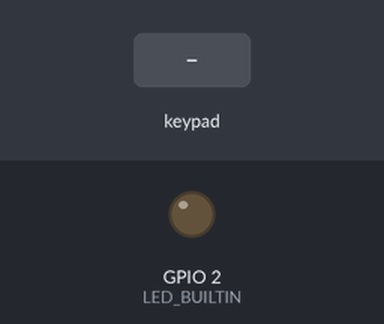
Simulated run of this sketch. Board: ESP32. Parts: output pins drawn as LEDs (lit = HIGH). The inputs (shaded band) are chosen by the test bench. What the sketch prints to the serial monitor is not drawn.

Above: at 1.2 s.
1.3 s: keypad keys 0 0 0 0 pressed 0.4 s apart
4.4 s: key 'A' pressed
5.9 s: key 'B' pressed
7.4 s: keypad keys 0 0 0 0 # pressed 0.4 s apart
10.9 s: key 'C' pressed
12.4 s: keypad keys 0 0 0 0 * pressed 0.4 s apart
Timing chart, 0 to 15.4 s (numbered marks = the images above; inputs shaded):
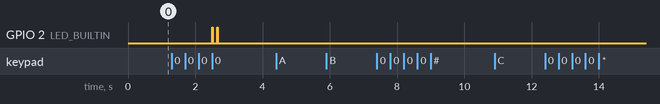

The sketch:

lock.ino
```cpp
#include "Adafruit_Keypad.h"

const byte ROWS = 4; // 列數(橫的)
const byte COLS = 4; // 行數(直的)
//鍵盤上每一個按鍵的名稱
char keys[ROWS][COLS] = {
  {'1','2','3','A'},
  {'4','5','6','B'},
  {'7','8','9','C'},
  {'*','0','#','D'}
};
byte rowPins[ROWS] = {32, 33, 25, 26}; //定義列的腳位
byte colPins[COLS] = {27, 14, 12, 13}; //定義行的腳位

//初始化鍵盤
Adafruit_Keypad customKeypad = Adafruit_Keypad( makeKeymap(keys), rowPins, colPins, ROWS, COLS);

String PW = "0000";
String K = "";
String Num = "";

void setup() {
  Serial.begin(9600);
  customKeypad.begin();
  Serial.println("KeyPad Test...");
  pinMode(LED_BUILTIN, OUTPUT);
}

void loop() {
  // 開始偵測使用者的按鍵狀態
  customKeypad.tick();

  //判斷按了哪一個鍵
  while(customKeypad.available()){
    keypadEvent e = customKeypad.read();
    //Serial.print((char)e.bit.KEY);
    Num = (char)e.bit.KEY;
    //if(e.bit.EVENT == KEY_JUST_PRESSED) Serial.println(" pressed");
    if(e.bit.EVENT == KEY_JUST_PRESSED) K = K + Num;
    //按下的狀態是KEY_JUST_PRESSED
    //else if(e.bit.EVENT == KEY_JUST_RELEASED) Serial.println(" released");
    //放開的狀態是KEY_JUST_RELEASED

    if(K == PW){
      digitalWrite(LED_BUILTIN, HIGH);  // turn the LED on (HIGH is the voltage level)
      delay(10);                      // wait for a second
      digitalWrite(LED_BUILTIN, LOW);
    }

    if(Num == "D") K = "";
    Serial.println(K);
  }

  delay(10);
}
```

Measured:
- after the input at 1.3 s, GPIO 2 (LED_BUILTIN): alternates HIGH for 0.01 s and LOW for 0.14 s, 4 changes in all, then stays LOW, starting after 1.2 s
- after the input at 4.4 s, every drawn part: stays the same
- after the input at 5.9 s, every drawn part: stays the same
- after the input at 7.4 s, every drawn part: stays the same
- after the input at 10.9 s, every drawn part: stays the same
- after the input at 12.4 s, every drawn part: stays the same
